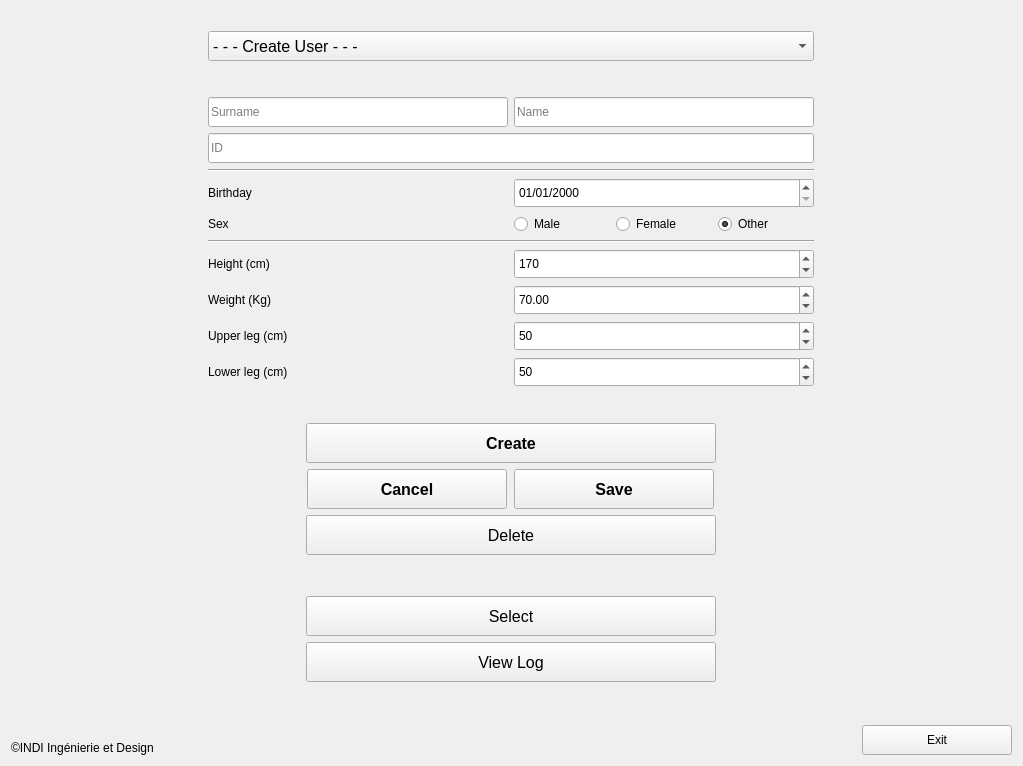
<?xml version="1.0" encoding="UTF-8"?>
<ui version="4.0">
 <class>SelectUserForm</class>
 <widget class="QWidget" name="SelectUserForm">
  <property name="geometry">
   <rect>
    <x>0</x>
    <y>0</y>
    <width>1023</width>
    <height>766</height>
   </rect>
  </property>
  <property name="windowTitle">
   <string>Form</string>
  </property>
  <layout class="QHBoxLayout" name="horizontalLayout_9">
   <item>
    <layout class="QVBoxLayout" name="verticalLayout_6">
     <item>
      <widget class="QLabel" name="lb_logo">
       <property name="maximumSize">
        <size>
         <width>50</width>
         <height>50</height>
        </size>
       </property>
       <property name="text">
        <string/>
       </property>
       <property name="textFormat">
        <enum>Qt::AutoText</enum>
       </property>
       <property name="pixmap">
        <pixmap>:/INDI/INDI/INDI Logo-50.png</pixmap>
       </property>
      </widget>
     </item>
     <item>
      <layout class="QHBoxLayout" name="horizontalLayout_7">
       <item>
        <spacer name="horizontalSpacer">
         <property name="orientation">
          <enum>Qt::Horizontal</enum>
         </property>
         <property name="sizeType">
          <enum>QSizePolicy::Preferred</enum>
         </property>
         <property name="sizeHint" stdset="0">
          <size>
           <width>150</width>
           <height>20</height>
          </size>
         </property>
        </spacer>
       </item>
       <item>
        <layout class="QGridLayout" name="gridLayout">
         <property name="leftMargin">
          <number>0</number>
         </property>
         <item row="34" column="0" colspan="2">
          <spacer name="verticalSpacer_4">
           <property name="orientation">
            <enum>Qt::Vertical</enum>
           </property>
           <property name="sizeHint" stdset="0">
            <size>
             <width>20</width>
             <height>40</height>
            </size>
           </property>
          </spacer>
         </item>
         <item row="14" column="1">
          <widget class="QSpinBox" name="NB_height">
           <property name="minimumSize">
            <size>
             <width>0</width>
             <height>30</height>
            </size>
           </property>
           <property name="maximumSize">
            <size>
             <width>300</width>
             <height>16777215</height>
            </size>
           </property>
           <property name="readOnly">
            <bool>false</bool>
           </property>
           <property name="specialValueText">
            <string>Ciao</string>
           </property>
           <property name="maximum">
            <number>300</number>
           </property>
           <property name="value">
            <number>170</number>
           </property>
          </widget>
         </item>
         <item row="1" column="0" colspan="2">
          <spacer name="verticalSpacer">
           <property name="orientation">
            <enum>Qt::Vertical</enum>
           </property>
           <property name="sizeType">
            <enum>QSizePolicy::Fixed</enum>
           </property>
           <property name="sizeHint" stdset="0">
            <size>
             <width>20</width>
             <height>30</height>
            </size>
           </property>
          </spacer>
         </item>
         <item row="6" column="0">
          <widget class="QLabel" name="LB_birthday">
           <property name="maximumSize">
            <size>
             <width>300</width>
             <height>16777215</height>
            </size>
           </property>
           <property name="text">
            <string>Birthday</string>
           </property>
          </widget>
         </item>
         <item row="2" column="1">
          <widget class="QLineEdit" name="TB_name">
           <property name="minimumSize">
            <size>
             <width>200</width>
             <height>30</height>
            </size>
           </property>
           <property name="maximumSize">
            <size>
             <width>300</width>
             <height>16777215</height>
            </size>
           </property>
           <property name="readOnly">
            <bool>true</bool>
           </property>
           <property name="placeholderText">
            <string>Name</string>
           </property>
          </widget>
         </item>
         <item row="0" column="0" colspan="2">
          <widget class="QComboBox" name="CB_selectUser">
           <property name="minimumSize">
            <size>
             <width>0</width>
             <height>30</height>
            </size>
           </property>
           <property name="maximumSize">
            <size>
             <width>610</width>
             <height>16777215</height>
            </size>
           </property>
           <property name="font">
            <font>
             <pointsize>12</pointsize>
            </font>
           </property>
           <item>
            <property name="text">
             <string>- - - Create User - - -</string>
            </property>
           </item>
          </widget>
         </item>
         <item row="17" column="1">
          <widget class="QSpinBox" name="NB_lowerLeg">
           <property name="minimumSize">
            <size>
             <width>0</width>
             <height>30</height>
            </size>
           </property>
           <property name="maximumSize">
            <size>
             <width>300</width>
             <height>16777215</height>
            </size>
           </property>
           <property name="readOnly">
            <bool>false</bool>
           </property>
           <property name="maximum">
            <number>300</number>
           </property>
           <property name="value">
            <number>50</number>
           </property>
          </widget>
         </item>
         <item row="22" column="0" colspan="2">
          <layout class="QHBoxLayout" name="horizontalLayout_4"/>
         </item>
         <item row="8" column="1">
          <layout class="QHBoxLayout" name="horizontalLayout">
           <item>
            <widget class="QRadioButton" name="RB_male">
             <property name="styleSheet">
              <string notr="true">QRadioButton:disabled {
	color: #000000;
}</string>
             </property>
             <property name="text">
              <string>Male</string>
             </property>
             <property name="checkable">
              <bool>true</bool>
             </property>
            </widget>
           </item>
           <item>
            <widget class="QRadioButton" name="RB_female">
             <property name="styleSheet">
              <string notr="true">QRadioButton:disabled {
	color: #000000;
}</string>
             </property>
             <property name="text">
              <string>Female</string>
             </property>
             <property name="checkable">
              <bool>true</bool>
             </property>
             <property name="checked">
              <bool>false</bool>
             </property>
            </widget>
           </item>
           <item>
            <widget class="QRadioButton" name="RB_other">
             <property name="styleSheet">
              <string notr="true">QRadioButton:disabled {
	color: #000000;
}</string>
             </property>
             <property name="text">
              <string>Other</string>
             </property>
             <property name="checkable">
              <bool>true</bool>
             </property>
             <property name="checked">
              <bool>true</bool>
             </property>
            </widget>
           </item>
          </layout>
         </item>
         <item row="16" column="1">
          <widget class="QSpinBox" name="NB_upperLeg">
           <property name="minimumSize">
            <size>
             <width>0</width>
             <height>30</height>
            </size>
           </property>
           <property name="maximumSize">
            <size>
             <width>300</width>
             <height>16777215</height>
            </size>
           </property>
           <property name="readOnly">
            <bool>false</bool>
           </property>
           <property name="maximum">
            <number>300</number>
           </property>
           <property name="value">
            <number>50</number>
           </property>
          </widget>
         </item>
         <item row="5" column="0" colspan="2">
          <widget class="Line" name="line">
           <property name="orientation">
            <enum>Qt::Horizontal</enum>
           </property>
          </widget>
         </item>
         <item row="6" column="1">
          <widget class="QDateEdit" name="DE_birthday">
           <property name="minimumSize">
            <size>
             <width>0</width>
             <height>30</height>
            </size>
           </property>
           <property name="maximumSize">
            <size>
             <width>300</width>
             <height>16777215</height>
            </size>
           </property>
           <property name="readOnly">
            <bool>false</bool>
           </property>
           <property name="minimumDate">
            <date>
             <year>1900</year>
             <month>1</month>
             <day>1</day>
            </date>
           </property>
           <property name="displayFormat">
            <string>dd/MM/yyyy</string>
           </property>
          </widget>
         </item>
         <item row="16" column="0">
          <widget class="QLabel" name="LB_upperLeg">
           <property name="maximumSize">
            <size>
             <width>300</width>
             <height>16777215</height>
            </size>
           </property>
           <property name="text">
            <string>Upper leg (cm)</string>
           </property>
          </widget>
         </item>
         <item row="14" column="0">
          <widget class="QLabel" name="LB_height">
           <property name="maximumSize">
            <size>
             <width>300</width>
             <height>16777215</height>
            </size>
           </property>
           <property name="text">
            <string>Height (cm)</string>
           </property>
          </widget>
         </item>
         <item row="8" column="0">
          <widget class="QLabel" name="label">
           <property name="maximumSize">
            <size>
             <width>300</width>
             <height>16777215</height>
            </size>
           </property>
           <property name="text">
            <string>Sex</string>
           </property>
          </widget>
         </item>
         <item row="20" column="0" colspan="2">
          <spacer name="verticalSpacer_2">
           <property name="orientation">
            <enum>Qt::Vertical</enum>
           </property>
           <property name="sizeType">
            <enum>QSizePolicy::Fixed</enum>
           </property>
           <property name="sizeHint" stdset="0">
            <size>
             <width>20</width>
             <height>30</height>
            </size>
           </property>
          </spacer>
         </item>
         <item row="17" column="0">
          <widget class="QLabel" name="LB_lowerLeg">
           <property name="maximumSize">
            <size>
             <width>300</width>
             <height>16777215</height>
            </size>
           </property>
           <property name="text">
            <string>Lower leg (cm)</string>
           </property>
          </widget>
         </item>
         <item row="2" column="0">
          <widget class="QLineEdit" name="TB_surname">
           <property name="minimumSize">
            <size>
             <width>200</width>
             <height>30</height>
            </size>
           </property>
           <property name="maximumSize">
            <size>
             <width>300</width>
             <height>16777215</height>
            </size>
           </property>
           <property name="readOnly">
            <bool>true</bool>
           </property>
           <property name="placeholderText">
            <string>Surname</string>
           </property>
          </widget>
         </item>
         <item row="11" column="0" colspan="2">
          <widget class="Line" name="line_2">
           <property name="orientation">
            <enum>Qt::Horizontal</enum>
           </property>
          </widget>
         </item>
         <item row="4" column="0" colspan="2">
          <widget class="QLineEdit" name="TB_id">
           <property name="minimumSize">
            <size>
             <width>0</width>
             <height>30</height>
            </size>
           </property>
           <property name="maximumSize">
            <size>
             <width>610</width>
             <height>16777215</height>
            </size>
           </property>
           <property name="maxLength">
            <number>16</number>
           </property>
           <property name="readOnly">
            <bool>true</bool>
           </property>
           <property name="placeholderText">
            <string>ID</string>
           </property>
          </widget>
         </item>
         <item row="15" column="0">
          <widget class="QLabel" name="LB_weight">
           <property name="maximumSize">
            <size>
             <width>300</width>
             <height>16777215</height>
            </size>
           </property>
           <property name="text">
            <string>Weight (Kg)</string>
           </property>
          </widget>
         </item>
         <item row="15" column="1">
          <widget class="QDoubleSpinBox" name="NB_weight">
           <property name="minimumSize">
            <size>
             <width>0</width>
             <height>30</height>
            </size>
           </property>
           <property name="maximumSize">
            <size>
             <width>300</width>
             <height>16777215</height>
            </size>
           </property>
           <property name="readOnly">
            <bool>false</bool>
           </property>
           <property name="maximum">
            <double>500.000000000000000</double>
           </property>
           <property name="singleStep">
            <double>5.000000000000000</double>
           </property>
           <property name="value">
            <double>70.000000000000000</double>
           </property>
          </widget>
         </item>
         <item row="25" column="0" colspan="2">
          <layout class="QHBoxLayout" name="horizontalLayout_5">
           <property name="leftMargin">
            <number>0</number>
           </property>
           <property name="topMargin">
            <number>0</number>
           </property>
           <property name="rightMargin">
            <number>0</number>
           </property>
           <property name="bottomMargin">
            <number>0</number>
           </property>
           <item>
            <spacer name="horizontalSpacer_4">
             <property name="orientation">
              <enum>Qt::Horizontal</enum>
             </property>
             <property name="sizeType">
              <enum>QSizePolicy::Preferred</enum>
             </property>
             <property name="sizeHint" stdset="0">
              <size>
               <width>40</width>
               <height>20</height>
              </size>
             </property>
            </spacer>
           </item>
           <item>
            <layout class="QVBoxLayout" name="verticalLayout">
             <item>
              <widget class="QPushButton" name="BT_create">
               <property name="minimumSize">
                <size>
                 <width>0</width>
                 <height>40</height>
                </size>
               </property>
               <property name="maximumSize">
                <size>
                 <width>410</width>
                 <height>16777215</height>
                </size>
               </property>
               <property name="font">
                <font>
                 <pointsize>12</pointsize>
                 <weight>75</weight>
                 <bold>true</bold>
                </font>
               </property>
               <property name="text">
                <string>Create</string>
               </property>
              </widget>
             </item>
             <item>
              <layout class="QHBoxLayout" name="horizontalLayout_8">
               <property name="topMargin">
                <number>0</number>
               </property>
               <item>
                <widget class="QPushButton" name="BT_cancel">
                 <property name="minimumSize">
                  <size>
                   <width>0</width>
                   <height>40</height>
                  </size>
                 </property>
                 <property name="maximumSize">
                  <size>
                   <width>200</width>
                   <height>16777215</height>
                  </size>
                 </property>
                 <property name="font">
                  <font>
                   <pointsize>12</pointsize>
                   <weight>75</weight>
                   <bold>true</bold>
                  </font>
                 </property>
                 <property name="text">
                  <string>Cancel</string>
                 </property>
                </widget>
               </item>
               <item>
                <widget class="QPushButton" name="BT_save">
                 <property name="minimumSize">
                  <size>
                   <width>0</width>
                   <height>40</height>
                  </size>
                 </property>
                 <property name="maximumSize">
                  <size>
                   <width>200</width>
                   <height>16777215</height>
                  </size>
                 </property>
                 <property name="font">
                  <font>
                   <pointsize>12</pointsize>
                   <weight>75</weight>
                   <bold>true</bold>
                  </font>
                 </property>
                 <property name="text">
                  <string>Save</string>
                 </property>
                </widget>
               </item>
              </layout>
             </item>
             <item>
              <widget class="QPushButton" name="BT_delete">
               <property name="minimumSize">
                <size>
                 <width>0</width>
                 <height>40</height>
                </size>
               </property>
               <property name="maximumSize">
                <size>
                 <width>410</width>
                 <height>16777215</height>
                </size>
               </property>
               <property name="font">
                <font>
                 <pointsize>12</pointsize>
                </font>
               </property>
               <property name="text">
                <string>Delete</string>
               </property>
              </widget>
             </item>
             <item>
              <spacer name="verticalSpacer_3">
               <property name="orientation">
                <enum>Qt::Vertical</enum>
               </property>
               <property name="sizeType">
                <enum>QSizePolicy::Minimum</enum>
               </property>
               <property name="sizeHint" stdset="0">
                <size>
                 <width>20</width>
                 <height>35</height>
                </size>
               </property>
              </spacer>
             </item>
             <item>
              <widget class="QPushButton" name="BT_select">
               <property name="minimumSize">
                <size>
                 <width>0</width>
                 <height>40</height>
                </size>
               </property>
               <property name="maximumSize">
                <size>
                 <width>410</width>
                 <height>16777215</height>
                </size>
               </property>
               <property name="font">
                <font>
                 <pointsize>12</pointsize>
                </font>
               </property>
               <property name="text">
                <string>Select</string>
               </property>
              </widget>
             </item>
             <item>
              <widget class="QPushButton" name="BT_viewLog">
               <property name="minimumSize">
                <size>
                 <width>0</width>
                 <height>40</height>
                </size>
               </property>
               <property name="maximumSize">
                <size>
                 <width>410</width>
                 <height>16777215</height>
                </size>
               </property>
               <property name="font">
                <font>
                 <pointsize>12</pointsize>
                </font>
               </property>
               <property name="text">
                <string>View Log</string>
               </property>
              </widget>
             </item>
            </layout>
           </item>
           <item>
            <spacer name="horizontalSpacer_3">
             <property name="orientation">
              <enum>Qt::Horizontal</enum>
             </property>
             <property name="sizeType">
              <enum>QSizePolicy::Preferred</enum>
             </property>
             <property name="sizeHint" stdset="0">
              <size>
               <width>40</width>
               <height>20</height>
              </size>
             </property>
            </spacer>
           </item>
          </layout>
         </item>
        </layout>
       </item>
       <item>
        <spacer name="horizontalSpacer_2">
         <property name="orientation">
          <enum>Qt::Horizontal</enum>
         </property>
         <property name="sizeType">
          <enum>QSizePolicy::Preferred</enum>
         </property>
         <property name="sizeHint" stdset="0">
          <size>
           <width>150</width>
           <height>20</height>
          </size>
         </property>
        </spacer>
       </item>
      </layout>
     </item>
     <item>
      <layout class="QHBoxLayout" name="horizontalLayout_2">
       <item>
        <widget class="QLabel" name="label_4">
         <property name="text">
          <string>©INDI Ingénierie et Design</string>
         </property>
         <property name="alignment">
          <set>Qt::AlignBottom|Qt::AlignLeading|Qt::AlignLeft</set>
         </property>
        </widget>
       </item>
       <item>
        <spacer name="horizontalSpacer_5">
         <property name="orientation">
          <enum>Qt::Horizontal</enum>
         </property>
         <property name="sizeHint" stdset="0">
          <size>
           <width>532</width>
           <height>17</height>
          </size>
         </property>
        </spacer>
       </item>
       <item>
        <widget class="QPushButton" name="finishButton">
         <property name="minimumSize">
          <size>
           <width>150</width>
           <height>30</height>
          </size>
         </property>
         <property name="text">
          <string>Exit</string>
         </property>
        </widget>
       </item>
      </layout>
     </item>
    </layout>
   </item>
  </layout>
 </widget>
 <tabstops>
  <tabstop>CB_selectUser</tabstop>
  <tabstop>TB_surname</tabstop>
  <tabstop>TB_name</tabstop>
  <tabstop>TB_id</tabstop>
  <tabstop>DE_birthday</tabstop>
  <tabstop>RB_male</tabstop>
  <tabstop>RB_female</tabstop>
  <tabstop>RB_other</tabstop>
  <tabstop>NB_height</tabstop>
  <tabstop>NB_weight</tabstop>
  <tabstop>NB_upperLeg</tabstop>
  <tabstop>NB_lowerLeg</tabstop>
  <tabstop>BT_create</tabstop>
  <tabstop>BT_cancel</tabstop>
  <tabstop>BT_save</tabstop>
  <tabstop>BT_delete</tabstop>
  <tabstop>BT_select</tabstop>
  <tabstop>BT_viewLog</tabstop>
  <tabstop>finishButton</tabstop>
 </tabstops>
 <resources/>
 <connections/>
</ui>
